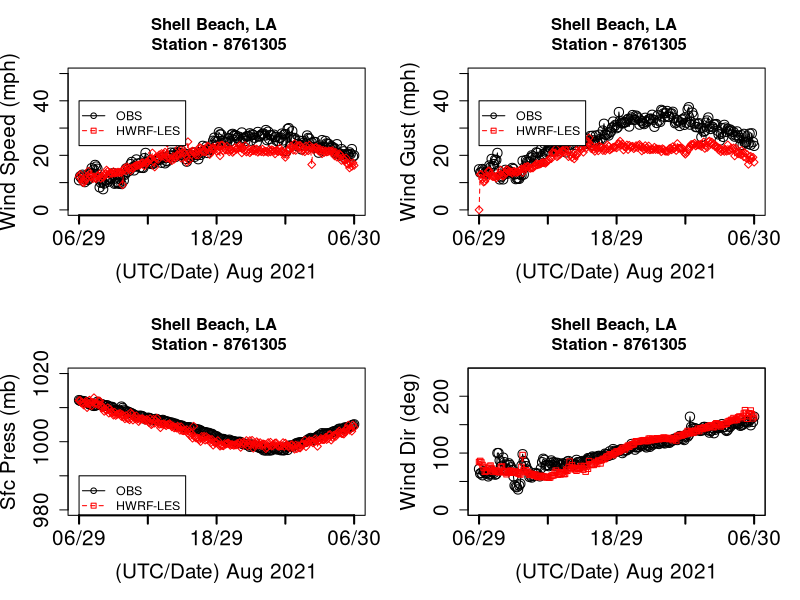

Write R code to recreate this figure.
library(ggplot2)
library(zoo)
getwd()

setwd("/Users/anilkumar/IDA_RPLOT")

wind.df3 = read.csv(file="shellbeach_6min.csv")
attach(wind.df3)
head(wind.df3)
tail(wind.df3)

par(mfrow=c(2,2))
OBS_WSPD[OBS_WSPD == 9999] <- NA
OBS_PSFC[OBS_PSFC == 9999] <- NA
OBS_WDIR[OBS_WDIR == 9999] <- NA
OBS_GUST[OBS_GUST == 9999] <- NA
OBS_GUST[OBS_GUST == 5139.49] <- NA
OBS_WSPD[OBS_WSPD == 5139.49] <- NA
plot(OBS_WSPD,  type='o', col="black", ylim=c(0,50), xaxt="n",ann=FALSE, cex.axis=1.5, cex=1.5)

lines(HWRFLES_WSPD, type="o", pch=23, lty=2, col="red")


# Create a title with a red, bold/italic font
title(main="Shell Beach, LA \n Station - 8761305", col.main="black", cex=4)
#title("Eagle Point , TX \n Station 8771013", cex.main = 1.5, col.main= "black")

# Label the x and y axes with dark green text
title(xlab="(UTC/Date) Aug 2021", col.lab=rgb(0,0,0), cex.lab=1.5)
title(ylab="Wind Speed (mph)", col.lab=rgb(0,0,0), cex.lab=1.5)

# Create a legend at (1, g_range[2]) that is slightly smaller 
# (cex) and uses the same line colors and points used by 
# the actual plots 
legend(1, 40, c("OBS","HWRF-LES"), cex=0.90, 
       col=c("black","red"), pch=21:22, lty=1:2);
labels1 = c("06/29","12/29","18/29","00/30","06/30")

axis(1, at=seq(1,241,60), labels=labels1,lwd=2, cex.axis=1.5, cex=1.5)

# PLOT WIND GUST

plot(OBS_GUST,  type='o', col="black", ylim=c(0,50), xaxt="n",ann=FALSE, cex.axis=1.5, cex=1.5)

lines(HWRFLES_GUST, type="o", pch=23, lty=2, col="red")

# Create a title with a red, bold/italic font
title(main="Shell Beach, LA \n Station - 8761305", col.main="black", cex=4)
#title("Eagle Point , TX \n Station 8771013", cex.main = 1.5, col.main= "black")

# Label the x and y axes with dark green text
title(xlab="(UTC/Date) Aug 2021", col.lab=rgb(0,0,0), cex.lab=1.5)
title(ylab="Wind Gust (mph)", col.lab=rgb(0,0,0), cex.lab=1.5)

# Create a legend at (1, g_range[2]) that is slightly smaller 
# (cex) and uses the same line colors and points used by 
# the actual plots 
legend(1, 40, c("OBS","HWRF-LES"), cex=0.90, 
       col=c("black","red"), pch=21:22, lty=1:2);
labels1 = c("06/29","12/29","18/29","00/30","06/30")

axis(1, at=seq(1,241,60), labels=labels1,lwd=2, cex.axis=1.5, cex=1.5)


plot(OBS_PSFC,  type='o', col="black", ylim=c(980,1020), xaxt="n",ann=FALSE, cex.axis=1.5, cex=1.5)


lines(HWRFLES_PSFC, type="o", pch=23, lty=2, col="red")

title(main="Shell Beach, LA \n Station - 8761305", col.main="black", cex=4)
title(xlab="(UTC/Date) Aug 2021", col.lab=rgb(0,0,0), cex.lab=1.5)
title(ylab="Sfc Press (mb)", col.lab=rgb(0,0,0), cex.lab=1.5)
legend(1, 990, c("OBS","HWRF-LES"), cex=0.90, 
       col=c("black","red"), pch=21:22, lty=1:2);
labels1 = c("06/29","12/29","18/29","00/30","06/30")

axis(1, at=seq(1,241,60), labels=labels1,lwd=2, cex.axis=1.5, cex=1.5)

plot(OBS_WDIR,  type='o', col="black", ylim=c(0,240), xaxt="n",ann=FALSE, cex.axis=1.5, cex=1.5)
box()

lines(HWRFLES_WDIR, type="o", pch=22, lty=2, col="red")

title(main="Shell Beach, LA \n Station - 8761305", col.main="black", cex=4)
title(xlab="(UTC/Date) Aug 2021", col.lab=rgb(0,0,0), cex.lab=1.5)

title(ylab="Wind Dir (deg)", col.lab=rgb(0,0,0), cex.lab=1.5)

# Create a legend at (1, g_range[2]) that is slightly smaller 
# (cex) and uses the same line colors and points used by 
# the actual plots 
legend(400, 100, c("OBS","HWRF-LES-HighRES"), cex=0.40, 
       col=c("black","red"), pch=21:22, lty=1:2);
labels1 = c("06/29","12/29","18/29","00/30","06/30")

axis(1, at=seq(1,241,60), labels=labels1,lwd=2, cex.axis=1.5, cex=1.5)